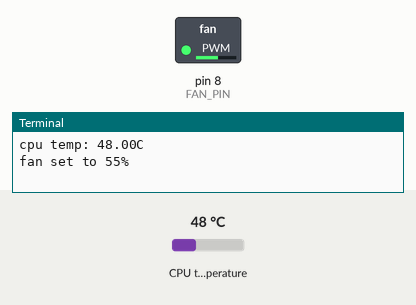
Recording of a program running on a simulated Raspberry Pi (header pin numbers). Shown: switched loads named in the program (green lamp = pin HIGH), the last lines printed to the terminal. The inputs (shaded band) are chosen by the test bench; at power-on: CPU temperature 48 °C. Library files of the repository ran but are not shown: __init__.py.

Above: at 1.2 s.
1.3 s: CPU temperature set to 31 °C
At 2.8 s:
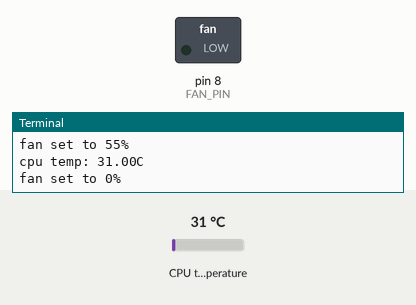
4.0 s: CPU temperature set to 44 °C
At 4.4 s:
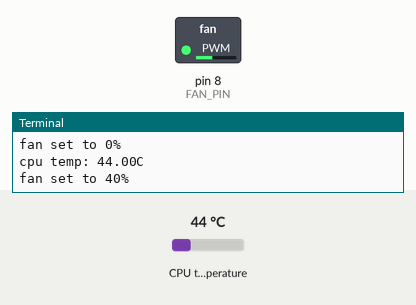
6.7 s: CPU temperature set to 58 °C
At 8.7 s:
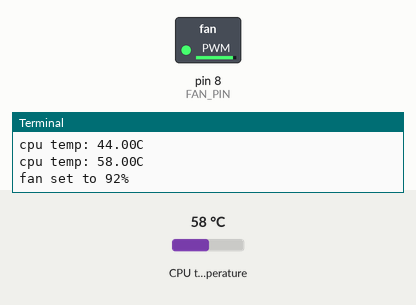
Timing chart, 0 to 10.2 s (numbered marks = the images above; inputs shaded):
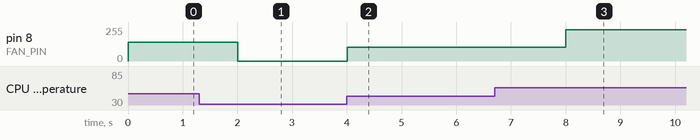

The program:

main.py
```python
#!/usr/bin/env python3

import signal
import time

from .gpio import GPIO


class RPiFanControl:
    FAN_PIN = 8
    PWM_START_FREQ = 50
    TEMPERATURE_SYS_NODE = "/sys/class/thermal/thermal_zone0/temp"
    TEMPERATURE_MULTIPLIER = 1000
    TEMP_UPPER = 60
    TEMP_LOWER = 33
    # hysteresis: don't change the fan speed unless the temperature
    # moves at least this much
    TEMP_HYST = 2

    # Maximum rise (100 duty cycle) over maximum run (upper - lower)
    # is the linear slope we want the fan speed to follow
    FAN_SPEED_SLOPE = 100 / (TEMP_UPPER - TEMP_LOWER)

    def __init__(self):
        signal.signal(signal.SIGTERM, self.exit_handler)
        self._saved_temp = -1
        GPIO.setmode(GPIO.BOARD)
        GPIO.setup(self.FAN_PIN, GPIO.OUT)
        p = GPIO.PWM(self.FAN_PIN, self.PWM_START_FREQ)
        p.start(0)
        self._pwm = p
        self._finished = False

    def temp_changed(self, current_temp):
        # calculate if change is outside hysteresis
        # https://github.com/JFtechOfficial/Raspberry-Pi-PWM-fan/blob/07c951c2bdc52cf43cf8999d94b686bda48311bb/fan.py#L58C23-L58C23
        changed = False
        if self._saved_temp < 0:
            self._saved_temp = current_temp
            changed = True
        else:
            delta = abs(current_temp - self._saved_temp)
            if delta > self.TEMP_HYST:
                self._saved_temp = current_temp
                changed = True

        return changed

    @property
    def finished(self) -> bool:
        return self._finished

    def exit_handler(self, *args):
        self._finished = True

    def update(self):
        cpu_temp = self.get_temp()
        # duty cycle is explained here:
        # https://youngkin.github.io/post/pulsewidthmodulationraspberrypi/#terminology
        # can be 0 - 100
        print(f"cpu temp: {cpu_temp:.2f}C")
        if self.temp_changed(cpu_temp):
            cpu_temp = max(cpu_temp, self.TEMP_LOWER)

            # multiply the slope times the actual delta between current and
            # minimum to get the desired duty cycle value
            speed = int(self.FAN_SPEED_SLOPE * (cpu_temp - self.TEMP_LOWER))

            # bracket speed to an upper bound of 100
            speed = min(speed, 100)

            # round speed to a multiple of 25 using integer divsion
            # speed = speed // 25
            # speed = speed * 25

            print(f"fan set to {speed}%")
            self._pwm.ChangeDutyCycle(speed)

    def get_temp(self) -> float:
        # https://gist.github.com/rogerlin0330/b935f1ac9db7f33db5defd716f3ecb5b#file-fan_speed-py-L25
        with open(self.TEMPERATURE_SYS_NODE, "r") as f:
            _temp_str = f.read()
            cpu_temp = int(_temp_str) / self.TEMPERATURE_MULTIPLIER
            return cpu_temp

    def __del__(self):
        if hasattr(self, "_pwm"):
            self._pwm.stop()
        GPIO.cleanup()


def main():
    try:
        f = RPiFanControl()
        while not f.finished:
            f.update()
            time.sleep(2)
        print("Shutting down.")
        return 0
    except KeyboardInterrupt:
        print("Keyboard iterrupt. Quitting.")
        return 127


if __name__ == "__main__":
    exit(main())
```

Measured:
- after the input at 1.3 s, pin 8 (FAN_PIN): 140/255 → 0/255 after 0.70 s
- after the input at 4.0 s, pin 8 (FAN_PIN): 0/255 → 102/255 at once
- after the input at 6.7 s, pin 8 (FAN_PIN): 102/255 → 235/255 after 1.3 s
